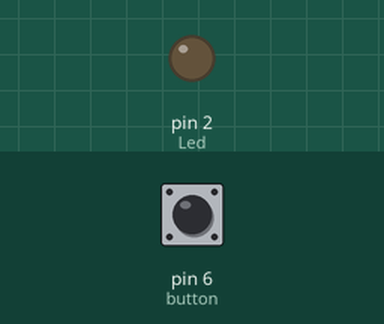
Bench run of a sketch on a simulated Arduino Uno, built with avr-gcc and run on an emulated ATmega328P. On the bench: output pins drawn as LEDs (lit = HIGH). The test bench sets the inputs (shaded band); at power-on: pin 6 (button) HIGH.

Above: at 1.2 s.
1.3 s: pin 6 (button) pulled LOW for 0.15 s
At 4.1 s:
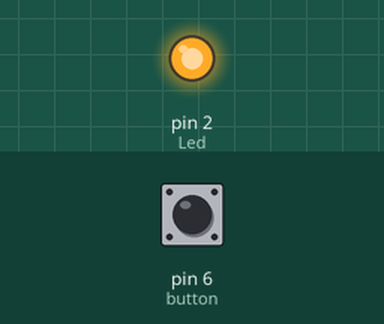
4.4 s: pin 6 (button) pulled LOW for 1 s
8.4 s: pin 6 (button) pulled LOW for 3.2 s
Timing chart, 0 to 14.8 s (numbered marks = the images above; inputs shaded):
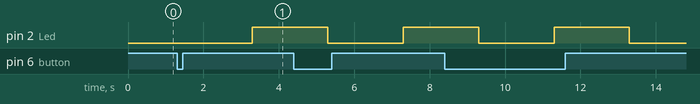

Measured:
- after the input at 1.3 s, pin 2 (Led): LOW → HIGH after 2.0 s

The sketch:

arduinotrain.ino
```cpp
#include "rgb_lcd.h"
#include "Wire.h"
#define Led 2
#define button 6

void clignote();

void setup() {
  // put your setup code here, to run once:
  pinMode(button, INPUT);
  pinMode(Led, OUTPUT);

}

void loop() {
  int valeur_button = digitalRead(button);
  if(valeur_button == 0){
      clignote();
  }else{
    digitalWrite(Led,0);
  }
}

void clignote(){
  delay(2000);
  digitalWrite(Led, 1);
  delay(2000);
  digitalWrite(Led, 0);
}

//clignotement
```
